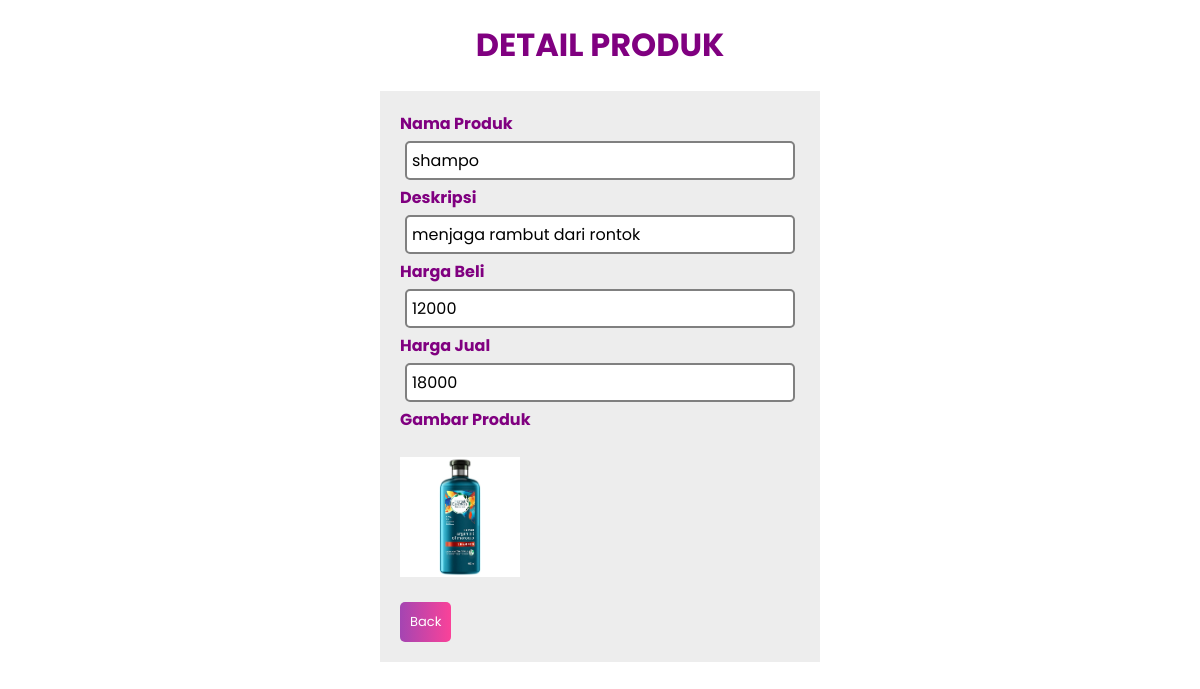
The app's page /detail_produk.php?id=6 with its own data.
### tables this page shows
CREATE TABLE `produk` (
  `id` int(11) NOT NULL,
  `nama_produk` varchar(255) DEFAULT NULL,
  `deskripsi` text DEFAULT NULL,
  `harga_beli` int(11) DEFAULT NULL,
  `harga_jual` int(11) DEFAULT NULL,
  `gambar_produk` varchar(255) DEFAULT NULL
);

### detail_produk.php (the view, shortened to what this page needs)
<?php
include('koneksi.php');
$id = $_GET['id'];
        $query = "SELECT * FROM produk where id = '$id'";
        $result = mysqli_query($koneksi, $query);
        $data = mysqli_fetch_assoc($result);
?>
<!DOCTYPE html>
<html lang="en">
<head>
</head>
<body>
    <center><h1>Detail Produk</h1></center>
        <section class="base">
        <div>
            <b>Nama Produk</b>
            <p><?= $data['nama_produk']?></p>
        </div>
        <div>
            <b>Deskripsi</b>
            <p><?= $data['deskripsi']?></p>
        </div>
        <div>
            <b>Harga Beli</b>
            <p><?= $data['harga_beli']?></p>
        </div>
        <div>
            <b>Harga Jual</b>
            <p><?= $data['harga_jual']?></p>
        </div>
        <div style= "display: flex; flex-direction: column;">
            <b>Gambar Produk</b>
            <br>
            <img src="gambar/<?php echo $data['gambar_produk']; ?>" style="width: 120px;float: left;margin-bottom: 5px">
            <a href="index.php"><button type="submit">Back</button></a>
        </div>
        </section>
</body>
</html>

### detail_produk.php (style rules this page uses)
* { font-family: 'Poppins', sans-serif; }
h1 { text-transform: uppercase; color: purple; }
.base { width: 400px; padding: 20px; margin-left: auto; margin-right: auto; background-color: #ededed; }
a { cursor: pointer; }
button { cursor: pointer; }
button { background: -webkit-linear-gradient(left, #a445b2, #fa4299); color: #fff; padding: 10px; font-size: 13px; border: 0; margin-top: 20px; border-radius: 5px; }
p { border-radius: 5px; border: 2px solid grey; padding: 5px; background-color: white; margin: 5px; }
b { color: purple; }

### records on screen
produk: nama_produk "shampo", deskripsi "menjaga rambut dari rontok", harga_beli "12000", harga_jual "18000", gambar_produk (picture)
